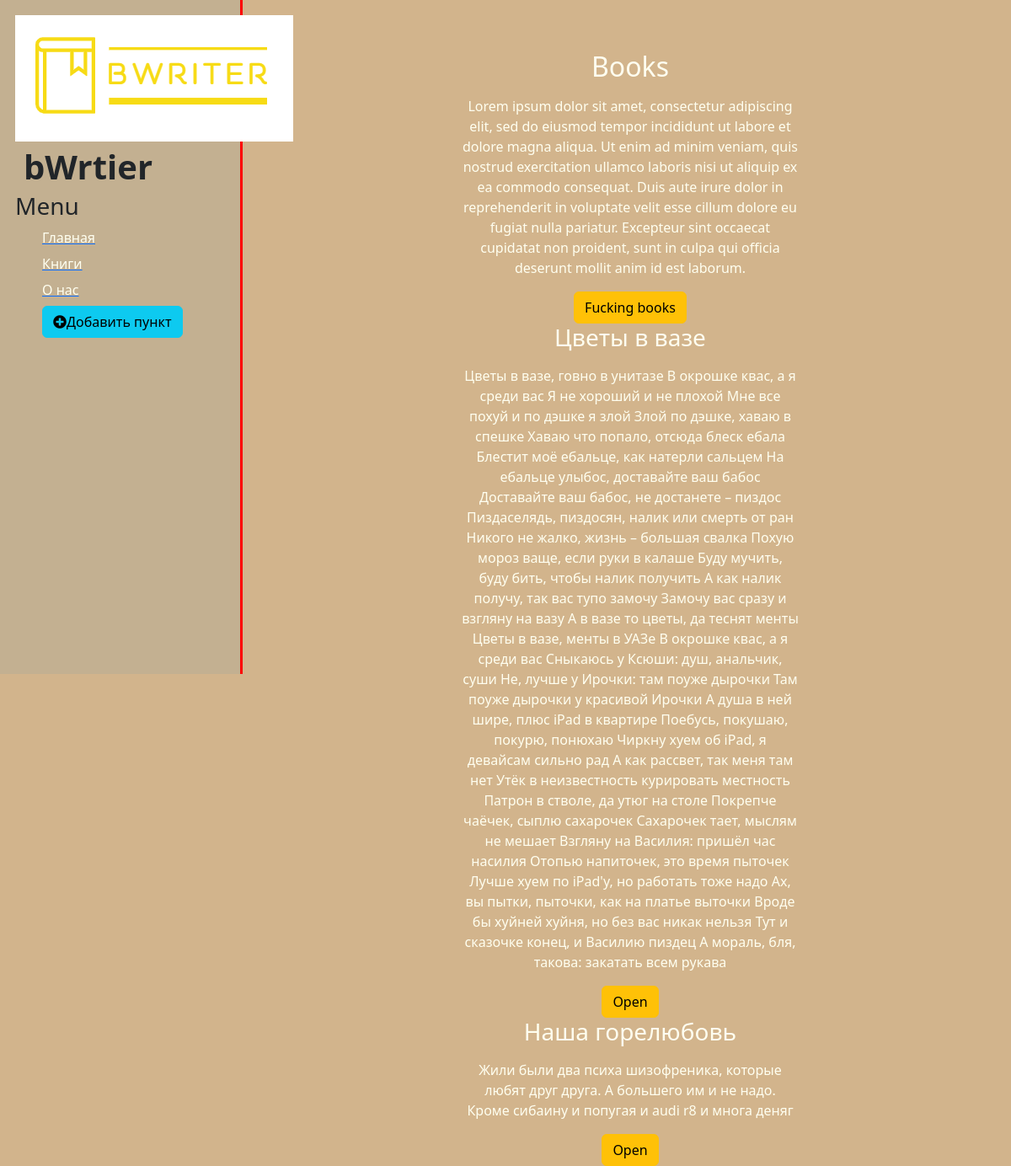
The page /books/ on the database its author committed.
### books/models.py (models this page shows, shortened)
class Articles(models.Model):
    title = models.CharField('Название', max_length = 50)
    author = models.CharField('Автор', max_length = 200)
    text = models.TextField('Текст книги')
    date = models.DateField('Дата публикации')
    class Meta:
        verbose_name = 'Книга'
        verbose_name_plural = 'Книги'

### books/views.py (the view)
# urls.py: path('', views.books_main, name = 'books_main'),
def books_main(request):
    books = Articles.objects.all()
    return render(request, 'books/books.html', {'books_key': books})

### books/templates/books/books.html (shortened to what this page needs)
{% extends 'main/header.html' %}
{% block header %}
<div class="features">
	<h2>Books</h2>
	<p>Lorem ipsum dolor sit amet, consectetur adipiscing elit, sed do eiusmod tempor incididunt ut labore et dolore magna aliqua. Ut enim ad minim veniam, quis nostrud exercitation ullamco laboris nisi ut aliquip ex ea commodo consequat. Duis aute irure dolor in reprehenderit in voluptate velit esse cillum dolore eu fugiat nulla pariatur. Excepteur sint occaecat cupidatat non proident, sunt in culpa qui officia deserunt mollit anim id est laborum.</p>
	<button class="btn btn-warning">Fucking books</button>
	{% if books_key%}
	{% for item in books_key%}
		<div>
			<h3>{{ item.title }}</h3>
			<p>{{ item.text }}</p>
			<a href="{% url 'booksdetail' item.id %}" class="btn btn-warning">Open</a>
		</div>
	{% endfor %}
	{% else %}
		<h4>No data</h4>
	{% endif %}
</div>
{% endblock %}

### main/templates/main/header.html (shortened to what this page needs)
{% load static %}
<!DOCTYPE html>
<html lang="ru">
 <head>
  <link rel="stylesheet" type="text/css" href="https://cdn.jsdelivr.net/npm/bootstrap@5.2.2/dist/css/bootstrap.min.css">
  <link rel="stylesheet" type="text/css" href="https://use.fontawesome.com/releases/v5.8.2/css/all.css">
  <link rel="stylesheet" type="text/css" href="{% static 'main/css/main.css' %}">
 </head>
 <body>
    <aside>
        <img src="{% static 'main/pics/logo_header.png' %}">
        <br><span class="logo">bWrtier</span></br>
        <h3>Menu</h3>
        <ul>
            <a href="{% url 'main' %}"><li>Главная</li></a>
            <a href="{% url 'books_main' %}"><li>Книги</li></a>
            <a href="{% url 'about' %}"><li>О нас</li></a>
            <a href="{% url 'create' %}"><li><button class="btn btn-info"><i class="fas fa-plus-circle"></i>Добавить пункт</li></a>
        </ul>
    </aside>
    <main>
        {% block header %}
        {% endblock %}
    </main>
 </body>
</html>

### main/static/main/css/main.css (style rules this page uses)
body { background: #d2b48c; }
aside { float: left; background: #c3b091; width: 24%; padding: 1.5%; flex: 1 1 auto; height: 100vh; border-right: 3px solid red; }
aside img { float: left; }
aside .logo { font-size: 40px; margin-left: 10px; font-weight: bold; }
aside ul { list-style: none; }
aside ul li { color: #FFFFF0; display: block; margin-top: 7px; transition: transform .6s ease; }
main .features { float: left; color: #FFFFF0; margin-left: 40px; margin-top: 60px; text-align: center; width: 70%; }
main .features p { max-width: 400px; margin: 16px auto; }

### rows shown on the page
Articles: title "Цветы в вазе", text "Цветы в вазе, говно в унитазе В окрошке квас, а я среди вас Я не хороший и не плохой Мне все похуй и по дэшке я злой Злой по дэшке, хаваю в спешке Хаваю что попало, отсюда блеск ебала Блестит моё ебальце, как натерли сальцем На ебальце улыбос, доставайте ваш бабос Доставайте ваш бабос, не достанете – пиздос Пиздаселядь, пиздосян, налик или смерть от ран Никого не жалко, жизнь – большая свалка Похую мороз ваще, если руки в калаше Буду мучить, буду бить, чтобы налик получить А как налик получу, так вас тупо замочу Замочу вас сразу и взгляну на вазу А в вазе то цветы, да теснят менты Цветы в вазе, менты в УАЗе В окрошке квас, а я среди вас Сныкаюсь у Ксюши: душ, анальчик, суши Не, лучше у…"
Articles: title "Наша горелюбовь", text "Жили были два психа шизофреника, которые любят друг друга. А большего им и не надо. Кроме сибаину и попугая и audi r8 и многа деняг"
